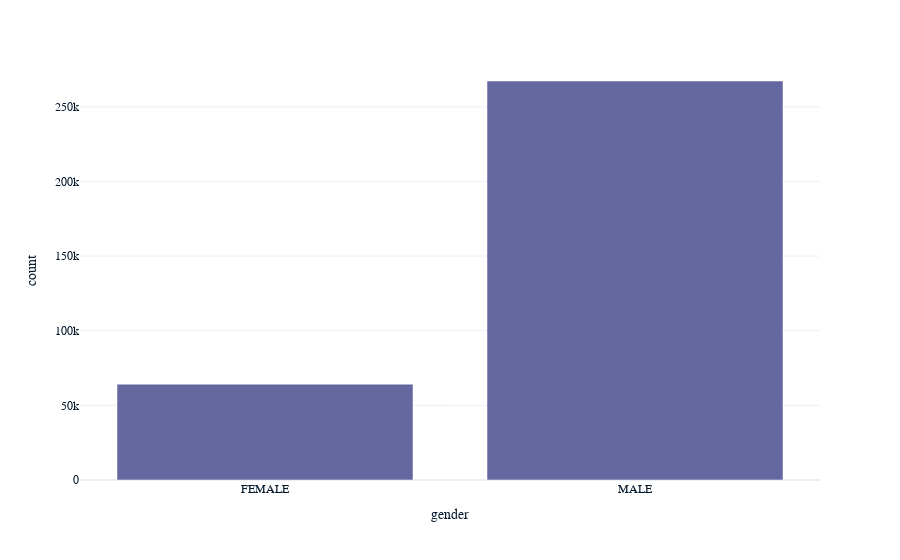

The code cell stored with this chart in its notebook:
### Markdown cell above
- Using `total_counts_by_gender`, draw a bar plot of `count` versus `gender`.

### Code cell
# Using total_counts_btarget_gender, draw a bar plot of count versus gender
px.bar(total_counts_btarget_gender, x = "gender", target = "count")

### Figure 1 — Plotly figure (JSON) as saved in the notebook; plotly's stock layout.template omitted (floating-point values rounded to 4 significant figures)
{"data": [{"alignmentgroup": "True", "hovertemplate": "gender=%{x}<br>count=%{y}<extra></extra>", "legendgroup": "", "marker": {"color": "#6568a0", "pattern": {"shape": ""}}, "name": "", "offsetgroup": "", "orientation": "v", "showlegend": false, "textposition": "auto", "x": ["FEMALE", "MALE"], "xaxis": "x", "y": [64200, 267286], "yaxis": "y", "type": "bar"}], "layout": {"xaxis": {"anchor": "y", "domain": [0, 1], "title": {"text": "gender"}}, "yaxis": {"anchor": "x", "domain": [0, 1], "title": {"text": "count"}}, "legend": {"tracegroupgap": 0}, "margin": {"t": 60}, "barmode": "relative"}}
